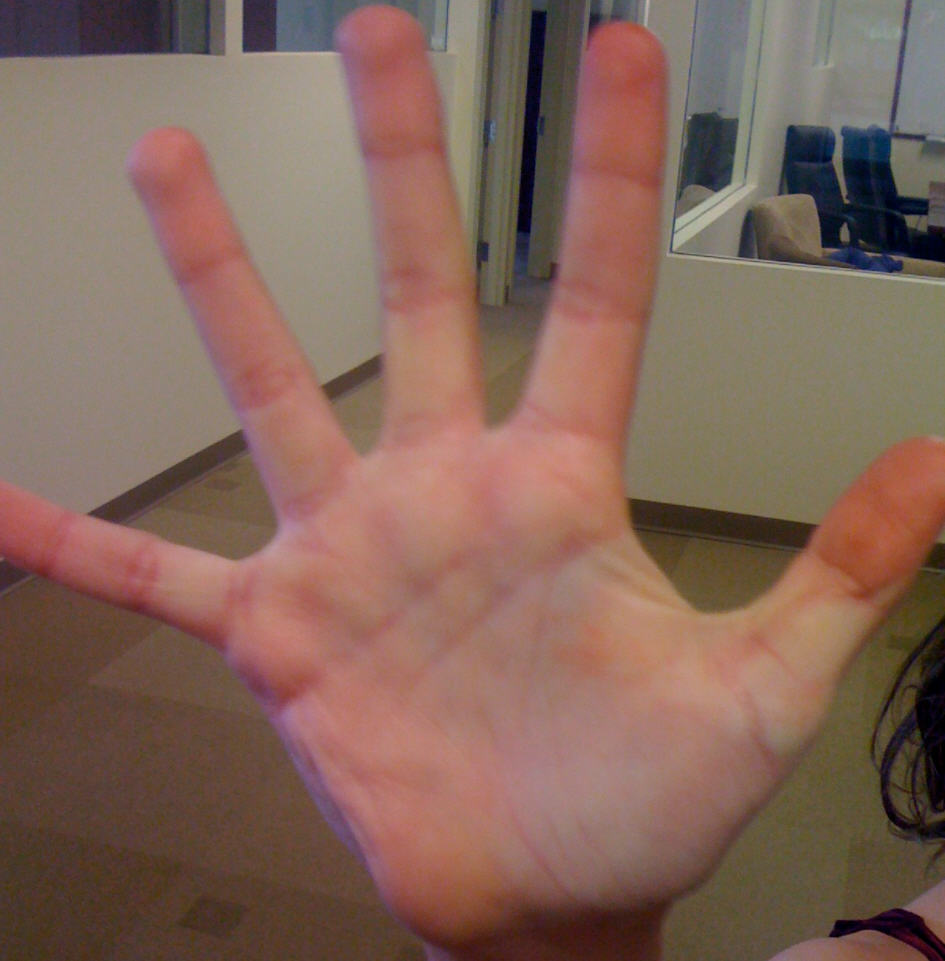
//> input picture hw1/assets/HandIndoorColor.jpg, 945 x 961 px; its folder holds 4 pictures in this run
$ ./hw1 assets/HandIndoorColor.jpg   (built with g++ and OpenCV 4)
//> lines starting //> are read from the running program, lines starting //| are printed output that depends on the picture; after the words box and inside, x2 and y2 are one past the last pixel; in counts of white or black regions, pixels touching at a corner belong together
#include <iostream>
#include <opencv2/opencv.hpp>
#include <string>
#include <vector>

using namespace cv;
using namespace std;

int main(int argc, char** argv)
{
    // initialize VideoWriter
    int frameFPS = 30;
    int frameWidth = 640, frameHeight = 360;
    Size frameSize = Size(frameWidth, frameHeight);
    string resultName = "result.avi";
    bool isColor = true;
    VideoWriter writer = VideoWriter(resultName, VideoWriter::fourcc('M', 'J', 'P', 'G'), frameFPS, frameSize, isColor);

    string filePath = argv[1];
    string info = "3190103303 Haoming Lyu";

    // process images
    vector<string> imgPaths;
    glob(filePath + "/assets/*.jpg", imgPaths);
    for (auto &each : imgPaths) {
        Mat img = imread(each);
//> img is the input picture: 961 rows x 945 cols, CV_8UC3; mean B, G, R 89.5, 101.6, 131.2
        Mat imgResized;
        resize(img, imgResized, frameSize);
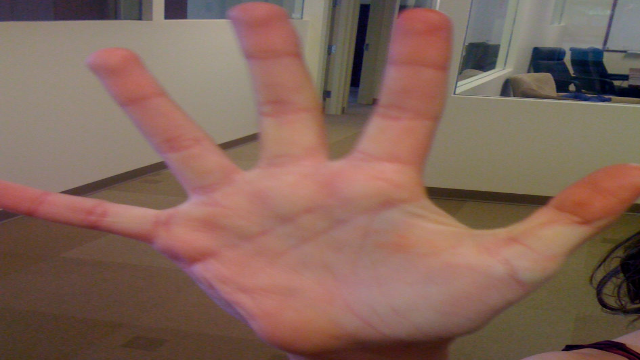
//> imgResized: 360 rows x 640 cols, CV_8UC3; mean B, G, R 89.4, 101.5, 131.1
        putText(
            imgResized,
            info,
            Point(30, 320),
            FONT_HERSHEY_SCRIPT_COMPLEX,
            1,
            Scalar(200, 200, 250),
            2,
            LINE_AA
        );
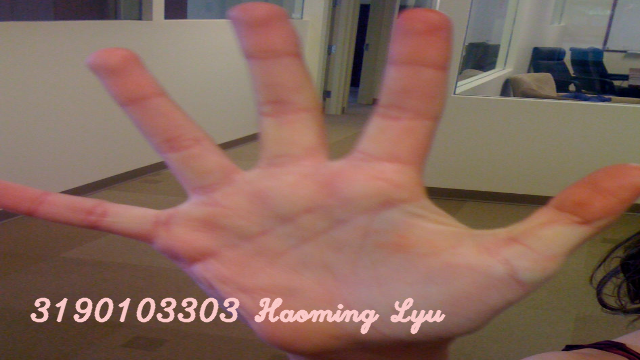
//> imgResized: 360 rows x 640 cols, CV_8UC3; 2.35% of pixels changed, all inside (x1, y1, x2, y2) = (30, 297, 446, 335)
        for(int i = 0; i < 60; i++) {
            writer.write(imgResized);
        }
    }
//> pass 2 of the loop `for (auto &each : imgPaths)`:
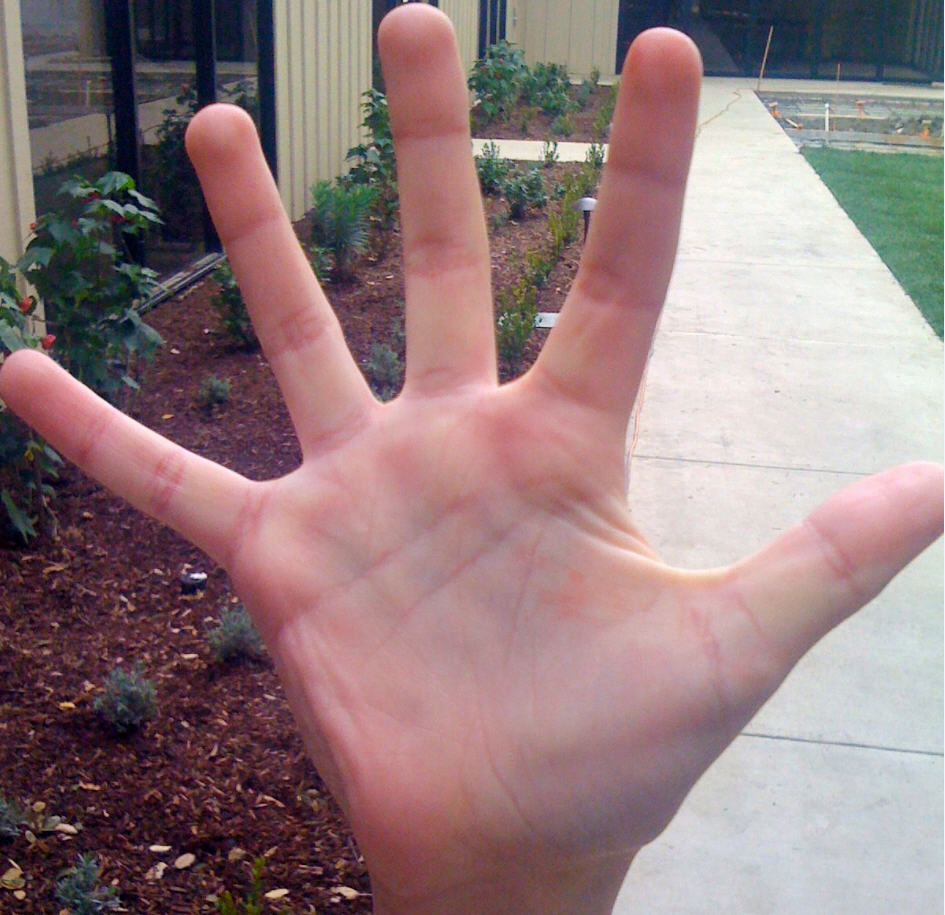
//> input picture hw1/assets/HandOutdoorColor.jpg, 945 x 915 px
//> img is the input picture: 915 rows x 945 cols, CV_8UC3; mean B, G, R 125.6, 123.8, 146.8
//> `resize(img, imgResized, frameSize);`:
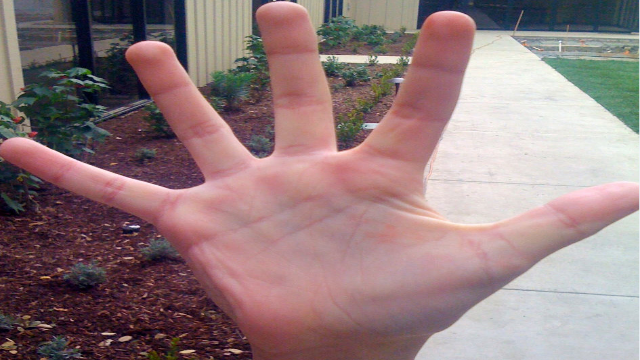
//> imgResized: 360 rows x 640 cols, CV_8UC3; mean B, G, R 125.5, 123.7, 146.7
//> `putText( imgResized, info, Point(30, 320), FONT_HERSHEY_SCRIPT_COMPLEX..`:
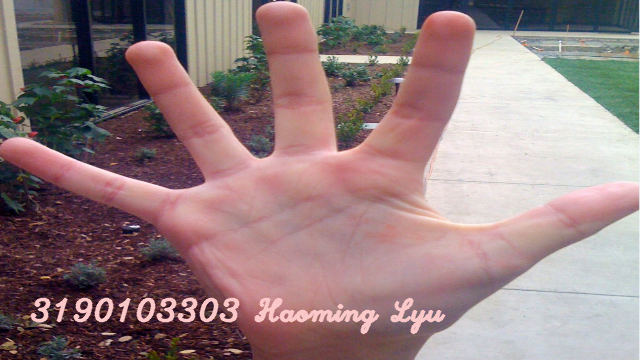
//> imgResized: 360 rows x 640 cols, CV_8UC3; 2.35% of pixels changed, all inside (x1, y1, x2, y2) = (30, 297, 446, 335)
//> pass 3 of the loop `for (auto &each : imgPaths)`:
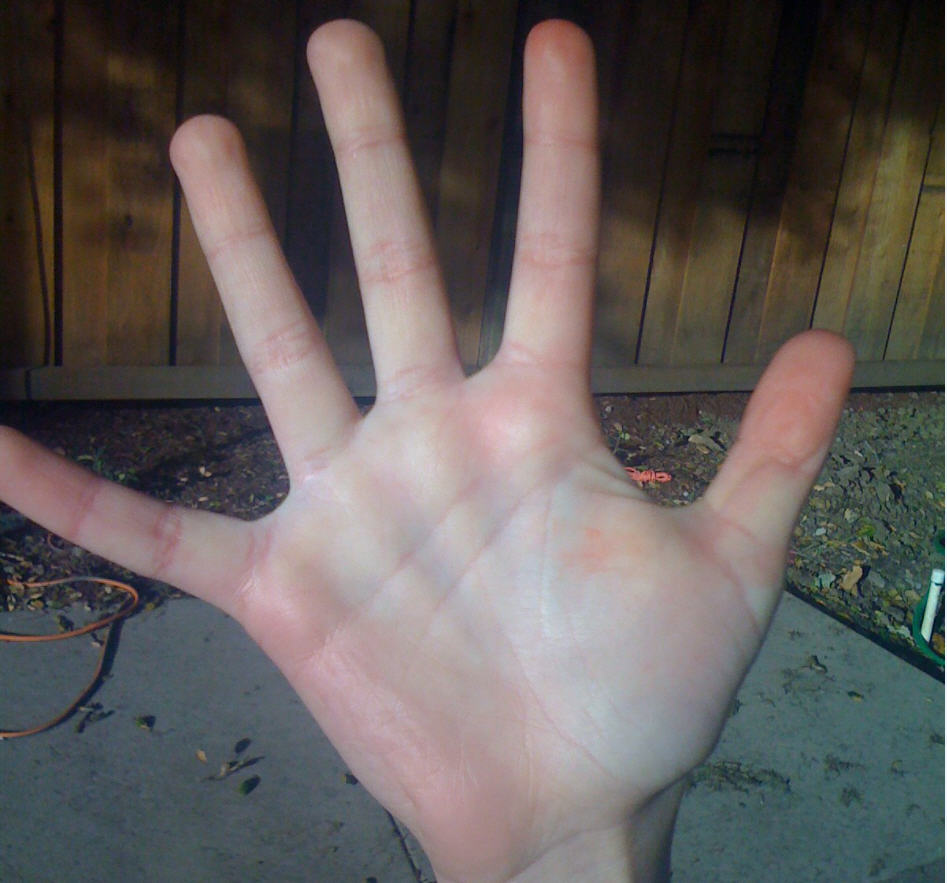
//> input picture hw1/assets/HandOutdoorSunColor.jpg, 947 x 883 px
//> img is the input picture: 883 rows x 947 cols, CV_8UC3; mean B, G, R 91.4, 93.1, 99.4
//> `resize(img, imgResized, frameSize);`:
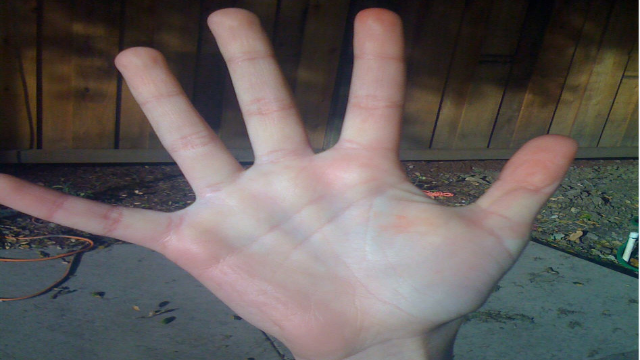
//> imgResized: 360 rows x 640 cols, CV_8UC3; mean B, G, R 91.3, 92.9, 99.3
//> `putText( imgResized, info, Point(30, 320), FONT_HERSHEY_SCRIPT_COMPLEX..`:
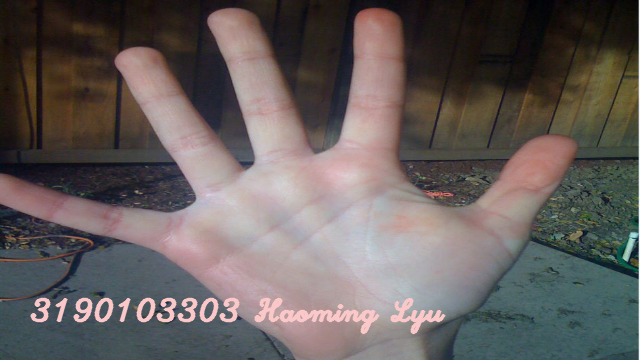
//> imgResized: 360 rows x 640 cols, CV_8UC3; 2.35% of pixels changed, all inside (x1, y1, x2, y2) = (30, 297, 446, 335)
//> the loop made 4 passes; the first 3 are shown

    // process video
    vector<string> aviPaths;
    glob(filePath + "/assets/*.avi", aviPaths);
//> (the run ends here: the program crashes, at `string videoPath = aviPaths[0];`)
